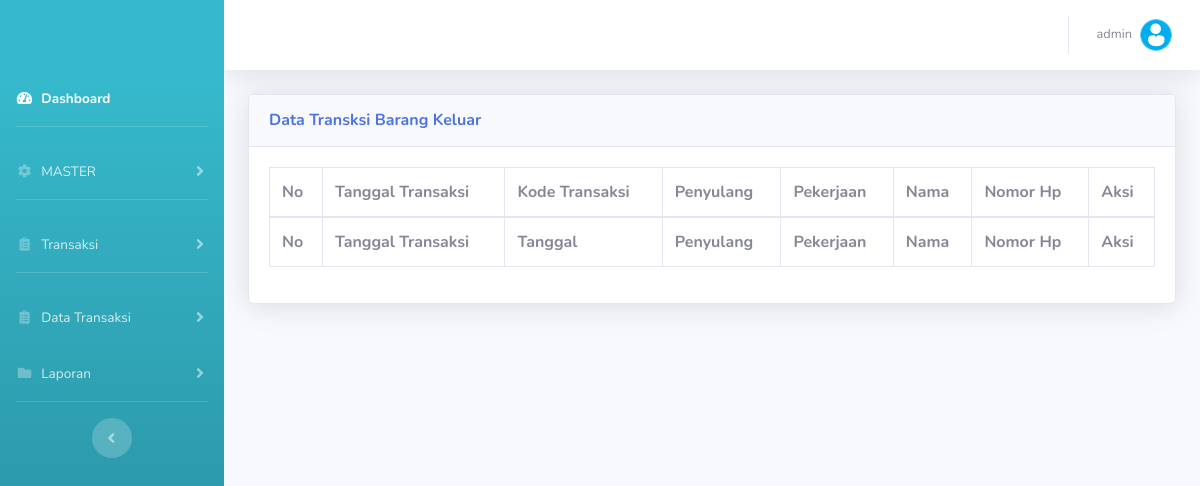
Before: /v_transaksi.php (signed in) with the older database file.
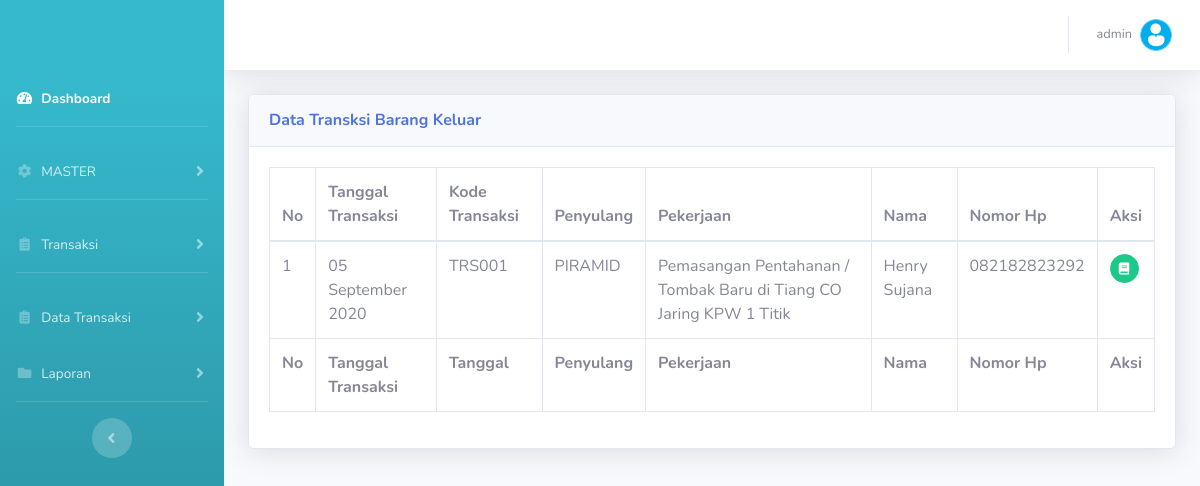
After: the same page with the newer database file.
### tables this page shows
CREATE TABLE `tbl_transaksi` (
  `kodetransaksi` varchar(20) NOT NULL,
  `tanggaltransaksi` date NOT NULL,
  `nama` varchar(100) NOT NULL,
  `nomorhp` varchar(13) NOT NULL,
  `pekerjaan` text NOT NULL,
  `penanggungjawab` varchar(50) NOT NULL,
  `penyulang` varchar(20) NOT NULL
);

### fnc.php (called while the page is built, shortened)
<?php
	function TanggalIndo($date){
	$BulanIndo = array("Januari", "Februari", "Maret", "April", "Mei", "Juni", "Juli", "Agustus", "September", "Oktober", "November", "Desember");
	$tahun = substr($date, 0, 4);
	$bulan = substr($date, 5, 2);
	$tgl   = substr($date, 8, 2);
	$result = $tgl . " " . $BulanIndo[(int)$bulan-1] . " ". $tahun;
	return($result);
}
 ?>

### v_transaksi.php (the view)
<?php include 'head.php'; ?>
        <div class="container-fluid">
          <div class="card shadow mb-4">
            <div class="card-header py-3">
              <h6 class="m-0 font-weight-bold text-primary">Data Transksi Barang Keluar</h6>
            </div>
            <div class="card-body">
              <div class="table-responsive">
                <table class="table table-bordered" id="dataTable" width="100%" cellspacing="0">
                  <thead>
                    <tr>
                      <th>No</th>
                      <th>Tanggal Transaksi</th>
                      <th>Kode Transaksi</th>
                      <th>Penyulang</th>
                      <th>Pekerjaan</th>
                      <th>Nama</th>
                      <th>Nomor Hp</th>
                      <th>Aksi</th>
                    </tr>
                  </thead>
                  <tfoot>
                    <tr>
                      <th>No</th>
                      <th>Tanggal Transaksi</th>
                      <th>Tanggal</th>
                      <th>Penyulang</th>
                      <th>Pekerjaan</th>
                      <th>Nama</th>
                      <th>Nomor Hp</th>
                      <th>Aksi</th>
                    </tr>
                  </tfoot>
                  <tbody>
                  <?php $qwr=mysqli_query($koneksi,"SELECT * from tbl_transaksi order by kodetransaksi ASC");
                  $no=1;
                        while ($data=mysqli_fetch_array($qwr)){
                  ?>
                    <tr>
                      <td><?php echo $no++; ?></td>
                      <td><?php echo TanggalIndo($data['tanggaltransaksi']); ?></td>
                      <td><?php echo $data['kodetransaksi']; ?></td>
                      <td><?php echo $data['penyulang']; ?></td>
                      <td><?php echo $data['pekerjaan']; ?></td>
                      <td><?php echo $data['nama']; ?></td>
                      <td><?php echo $data['nomorhp']; ?></td>
                      <td>
                        <a href="v_detail-transaksi.php?id=<?php echo $data['kodetransaksi'] ?>" class="btn btn-success btn-circle btn-sm" title="DETAIL"><i class="fas fa-book"></i></a>
                      </td>
                    </tr>
                  <?php } ?>
                  </tbody>
                </table>
              </div>
            </div>
          </div>
        </div>
      </div>
      <?php include 'foot.php'; ?>

### head.php (shortened to what this page needs)
<?php
include 'fnc.php';
 ?>
<!DOCTYPE html>
<html lang="en">
<head>
  <link href="vendor/fontawesome-free/css/all.min.css" rel="stylesheet" type="text/css">
  <link href="css/sb-admin-2.min.css" rel="stylesheet">
  <link href="vendor/datatables/dataTables.bootstrap4.min.css" rel="stylesheet">
</head>
<body id="page-top">
  <div id="wrapper">
    <ul class="navbar-nav bg-gradient-info sidebar sidebar-dark accordion" id="accordionSidebar">
      <a class="sidebar-brand d-flex" href="index.php">
      </a>
      <li class="nav-item active">
        <a class="nav-link" href="index.php">
          <i class="fas fa-fw fa-tachometer-alt"></i>
          <span>Dashboard</span></a>
      </li>
      <hr class="sidebar-divider">
      <?php if ($_SESSION['level']=='Admin'): ?>
      <li class="nav-item">
        <a class="nav-link collapsed" href="#" data-toggle="collapse" data-target="#collapseMaster" aria-expanded="true" aria-controls="collapseMaster">
          <i class="fas fa-fw fa-cog"></i>
          <span>MASTER</span>
        </a>
      </li>
      <hr class="sidebar-divider">
      <li class="nav-item">
        <a class="nav-link collapsed" href="#" data-toggle="collapse" data-target="#collapseTransaksi" aria-expanded="true" aria-controls="collapseTransaksi">
          <i class="fas fa-fw fa-clipboard-list"></i>
          <span>Transaksi</span>
        </a>
      </li>
      <hr class="sidebar-divider">
      <?php endif ?>
      <li class="nav-item">
        <a class="nav-link collapsed" href="#" data-toggle="collapse" data-target="#collapseDataTransaksi" aria-expanded="true" aria-controls="collapseDataTransaksi">
          <i class="fas fa-fw fa-clipboard-list"></i>
          <span>Data Transaksi</span>
        </a>
      </li>
      <li class="nav-item">
        <a class="nav-link collapsed" href="#" data-toggle="collapse" data-target="#collapseLaporan" aria-expanded="true" aria-controls="collapseLaporan">
          <i class="fas fa-fw fa-folder"></i>
          <span>Laporan</span>
        </a>
      </li>
      <hr class="sidebar-divider">
      <div class="text-center d-none d-md-inline">
        <button class="rounded-circle border-0" id="sidebarToggle"></button>
      </div>
    </ul>
    <div id="content-wrapper" class="d-flex flex-column">
      <div id="content">
        <nav class="navbar navbar-expand navbar-light bg-white topbar mb-4 static-top shadow">
          <ul class="navbar-nav ml-auto">
            <li class="nav-item dropdown no-arrow">
              <a class="nav-link dropdown-toggle" href="#" id="userDropdown" role="button" data-toggle="dropdown" aria-haspopup="true" aria-expanded="false">
                <span class="mr-2 d-none d-lg-inline text-gray-600 small"><?php echo $_SESSION['nama']; ?></span>
                <img class="img-profile rounded-circle" src="img/akun.png">
              </a>
            </li>
          </ul>
        </nav>

### foot.php (shortened to what this page needs)
    </div>
  </div>
</body>
</html>

Changed rows visible on the page:
added tbl_transaksi: tanggaltransaksi "05 September 2020", kodetransaksi "TRS001", penyulang "PIRAMID", pekerjaan "Pemasangan Pentahanan / Tombak Baru di Tiang CO Jaring KPW 1 Titik", nama "Henry Sujana", nomorhp "082182823292"
